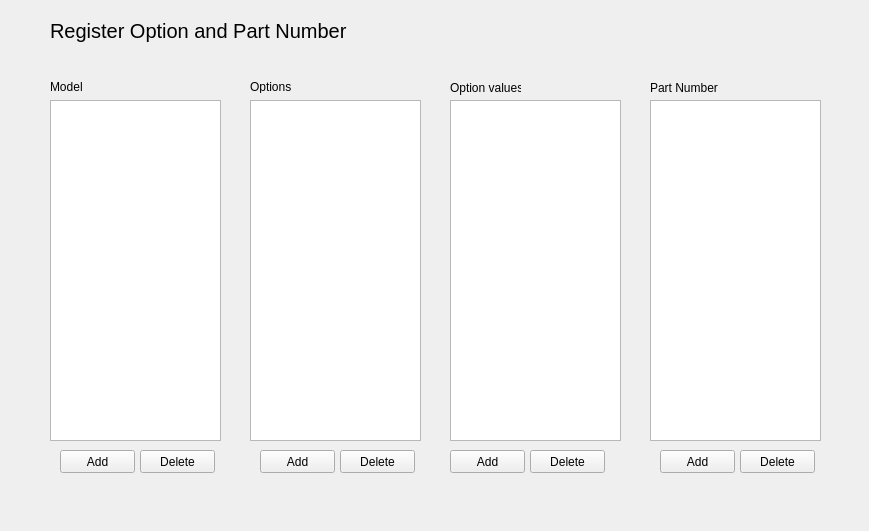
<?xml version="1.0" encoding="UTF-8"?>
<ui version="4.0">
 <class>Form</class>
 <widget class="QWidget" name="Form">
  <property name="geometry">
   <rect>
    <x>0</x>
    <y>0</y>
    <width>869</width>
    <height>531</height>
   </rect>
  </property>
  <property name="windowTitle">
   <string>Form</string>
  </property>
  <widget class="QListView" name="listView_Options">
   <property name="geometry">
    <rect>
     <x>250</x>
     <y>100</y>
     <width>171</width>
     <height>341</height>
    </rect>
   </property>
  </widget>
  <widget class="QPushButton" name="pushButton_ModelAdd">
   <property name="geometry">
    <rect>
     <x>60</x>
     <y>450</y>
     <width>75</width>
     <height>23</height>
    </rect>
   </property>
   <property name="text">
    <string>Add</string>
   </property>
  </widget>
  <widget class="QPushButton" name="pushButton_ModelDelete">
   <property name="geometry">
    <rect>
     <x>140</x>
     <y>450</y>
     <width>75</width>
     <height>23</height>
    </rect>
   </property>
   <property name="text">
    <string>Delete</string>
   </property>
  </widget>
  <widget class="QListView" name="listView_OptionValue">
   <property name="geometry">
    <rect>
     <x>450</x>
     <y>100</y>
     <width>171</width>
     <height>341</height>
    </rect>
   </property>
  </widget>
  <widget class="QLabel" name="label">
   <property name="geometry">
    <rect>
     <x>250</x>
     <y>80</y>
     <width>47</width>
     <height>13</height>
    </rect>
   </property>
   <property name="text">
    <string>Options</string>
   </property>
  </widget>
  <widget class="QListView" name="listView_Model">
   <property name="geometry">
    <rect>
     <x>50</x>
     <y>100</y>
     <width>171</width>
     <height>341</height>
    </rect>
   </property>
  </widget>
  <widget class="QLabel" name="label_2">
   <property name="geometry">
    <rect>
     <x>50</x>
     <y>10</y>
     <width>301</width>
     <height>41</height>
    </rect>
   </property>
   <property name="font">
    <font>
     <pointsize>15</pointsize>
    </font>
   </property>
   <property name="text">
    <string>Register Option and Part Number</string>
   </property>
  </widget>
  <widget class="QLabel" name="label_3">
   <property name="geometry">
    <rect>
     <x>50</x>
     <y>80</y>
     <width>47</width>
     <height>13</height>
    </rect>
   </property>
   <property name="text">
    <string>Model</string>
   </property>
  </widget>
  <widget class="QLabel" name="label_4">
   <property name="geometry">
    <rect>
     <x>450</x>
     <y>80</y>
     <width>71</width>
     <height>16</height>
    </rect>
   </property>
   <property name="text">
    <string>Option values</string>
   </property>
  </widget>
  <widget class="QListView" name="listView_PartNumber">
   <property name="geometry">
    <rect>
     <x>650</x>
     <y>100</y>
     <width>171</width>
     <height>341</height>
    </rect>
   </property>
  </widget>
  <widget class="QLabel" name="label_5">
   <property name="geometry">
    <rect>
     <x>650</x>
     <y>80</y>
     <width>71</width>
     <height>16</height>
    </rect>
   </property>
   <property name="text">
    <string>Part Number</string>
   </property>
  </widget>
  <widget class="QPushButton" name="pushButton_OptionAdd">
   <property name="geometry">
    <rect>
     <x>260</x>
     <y>450</y>
     <width>75</width>
     <height>23</height>
    </rect>
   </property>
   <property name="text">
    <string>Add</string>
   </property>
  </widget>
  <widget class="QPushButton" name="pushButton_OptionsDelete">
   <property name="geometry">
    <rect>
     <x>340</x>
     <y>450</y>
     <width>75</width>
     <height>23</height>
    </rect>
   </property>
   <property name="text">
    <string>Delete</string>
   </property>
  </widget>
  <widget class="QPushButton" name="pushButton_OptValueAdd">
   <property name="geometry">
    <rect>
     <x>450</x>
     <y>450</y>
     <width>75</width>
     <height>23</height>
    </rect>
   </property>
   <property name="text">
    <string>Add</string>
   </property>
  </widget>
  <widget class="QPushButton" name="pushButton_OptValueDelete">
   <property name="geometry">
    <rect>
     <x>530</x>
     <y>450</y>
     <width>75</width>
     <height>23</height>
    </rect>
   </property>
   <property name="text">
    <string>Delete</string>
   </property>
  </widget>
  <widget class="QPushButton" name="pushButton_PartNumAdd">
   <property name="geometry">
    <rect>
     <x>660</x>
     <y>450</y>
     <width>75</width>
     <height>23</height>
    </rect>
   </property>
   <property name="text">
    <string>Add</string>
   </property>
  </widget>
  <widget class="QPushButton" name="pushButton_PartNumDelete">
   <property name="geometry">
    <rect>
     <x>740</x>
     <y>450</y>
     <width>75</width>
     <height>23</height>
    </rect>
   </property>
   <property name="text">
    <string>Delete</string>
   </property>
  </widget>
 </widget>
 <resources/>
 <connections/>
</ui>
